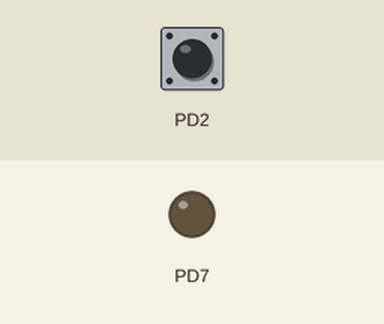
The program below on a simulated ATmega32, built with avr-gcc and emulated at 8 MHz. On the bench: output pins drawn as LEDs (lit = HIGH). The inputs (shaded band) are chosen by the test bench; at power-on: PD2 HIGH.

Above: at 1.2 s.
1.3 s: PD2 pulled LOW for 3.2 s
At 2.1 s:
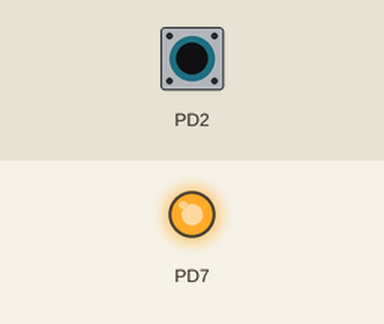
Timing chart, 0 to 7.0 s (numbered marks = the images above; inputs shaded):
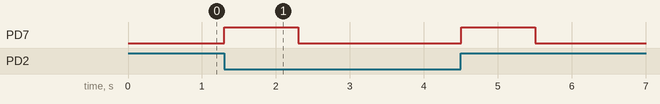

Measured:
- after the input at 1.3 s, PD7: alternates HIGH for 1.0 s and LOW for 2.2 s, 4 changes in all, then stays LOW, starting at once

The program:

main.c
```c
/*
 * LAB3_atmega32.c
 *
 * Created: 6/8/2023 9:27:13 PM
 * Author : DELL
 */

#include <avr/io.h>
#include <avr/interrupt.h>
#define F_CPU 8000000UL
#include <util/delay.h>

#include "Platform_Types.h"
#include "LBIT_MATH.h"

/*#define SREG	*((vuint32*)(0x005F))
#define MCUCR	*((vuint32*)(0x0055))
#define GICR	*((vuint32*)(0x005B))
#define GIFR	*((vuint32*)(0x005A))

#define PORTD	*((vuint32*)(0x0032))
#define DDRD	*((vuint32*)(0x0031))
#define PIND	*((vuint32*)(0x0030))*/

void INT0_init()
{
	//Enable INT0
	SET_BIT(GICR,6);

	//Activate INT0 At any edge difference occurs
	SET_BIT(MCUCR,0);

	//Enable Global interrupt bit
	SET_BIT(SREG,7);
}

void PORTD_init(void)
{
	CLEAR_BIT(DDRD,2);
	SET_BIT(PORTD,2);
	SET_BIT(DDRD,7);
}

int main(void)
{
	INT0_init();
	PORTD_init();
    /* Replace with your application code */
    while (1)
    {
    }
}

ISR(INT0_vect)
{
	SET_BIT(PORTD,7);
	_delay_ms(1000);
	CLEAR_BIT(PORTD,7);
	SET_BIT(GIFR,6);
}
```

Platform_Types.h
```c
/*
 * Platform_Types.h
 *
 *  Created on: Apr 22, 2023
 *      Author: Peter Moner
 */

#ifndef PLATFORM_TYPES_H_
#define PLATFORM_TYPES_H_

#ifndef _Bool
#define _Bool unsigned char
#endif

#ifndef FALSE
#define FLASE 0
#endif

#ifndef TRUE
#define TRUE 1
#endif

#define CPU_TYPE                        CPU_TYPE_32
#define CPU_BIT_ORDER                   MSB_FIRST
#define CPU_BYTE_ORDER                  HIGH_BYTE_FIRST

typedef _Bool                           boolean;
typedef unsigned char                   uint8;
typedef unsigned short                  unit16;
typedef unsigned long                   uint32;
typedef unsigned long long              uint64;

typedef signed char                     sint8;
typedef signed short                    sint16;
typedef signed long                     sint32;
typedef signed long long                sint64;

typedef volatile unsigned char          vuint8;
typedef volatile unsigned short         vunit16;
typedef volatile unsigned long          vuint32;
typedef volatile unsigned long long     vuint64;

typedef volatile signed char            vsint8;
typedef volatile signed short           vsint16;
typedef volatile signed long            vsint32;
typedef volatile signed long long       vsint64;


#endif /* PLATFORM_TYPES_H_ */
```

LBIT_MATH.h
```c
/*
 * LBIT_MATH.h
 *
 * Created: 4/22/2023 6:13:37 PM
 *  Author: Peter Moner
 */


#ifndef LBIT_MATH_H_
#define LBIT_MATH_H_

/************************************************************************************************/
/*                                    Bit math operations                                       */
/************************************************************************************************/

/*Setting a specific register bit to 1*/
#define SET_BIT(REG, BIT)       REG |= (1 << BIT)

/*Setting a specific register bit to 0*/
#define CLEAR_BIT(REG, BIT)     REG &= ~(1 << BIT)

/*Toggling a specific register bit*/
#define TOGGLE_BIT(REG, BIT)    REG ^= (1 << BIT)

/*Getting a specific register bit value*/
#define GET_BIT(REG, BIT)       ((REG >> BIT) & 1)

/*Setting a specific register byte to 0xFF */
#define SET_BYTE(REG)       REG |= 0xFF

/*Setting a specific register byte to 0x00*/
#define CLEAR_BYTE(REG)     REG &= 0x00

/*Toggling a specific register byte*/
#define TOGGLE_BYTE(REG)    REG ^= 0xFF


#endif /* LBIT_MATH_H_ */
```
